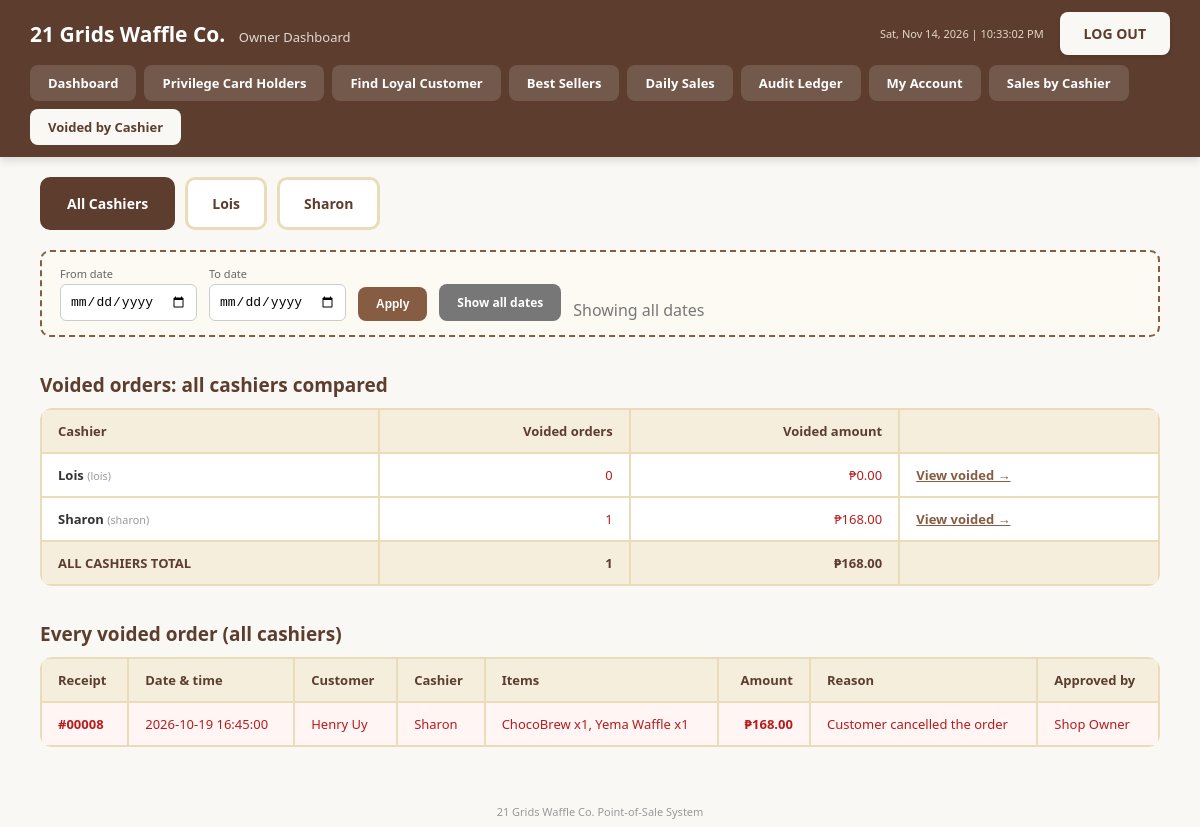
The page /voided_by_cashier.php (signed in) on the database its author committed.
### tables this page shows
CREATE TABLE Staff (
    StaffID       INT AUTO_INCREMENT PRIMARY KEY,
    Username      VARCHAR(50)  NOT NULL UNIQUE,
    PasswordHash  VARCHAR(255) NOT NULL,
    FullName      VARCHAR(100) NOT NULL,
    Role          ENUM('Admin', 'Owner', 'Cashier') NOT NULL,
    IsActive      BOOLEAN      NOT NULL DEFAULT TRUE,
    CreatedAt     TIMESTAMP    NOT NULL DEFAULT CURRENT_TIMESTAMP
);

CREATE TABLE CustomerOrder (
    OrderID            INT AUTO_INCREMENT PRIMARY KEY,    
    OrderDate          TIMESTAMP     NOT NULL DEFAULT CURRENT_TIMESTAMP,
    CustomerName       VARCHAR(100)  NOT NULL DEFAULT 'Walk-in Customer',
    OrderType          ENUM('Dine In', 'Take Out')     NOT NULL DEFAULT 'Dine In',
    SubtotalAmount     DECIMAL(8,2)  NOT NULL DEFAULT 0.00 CHECK (SubtotalAmount >= 0),
    DiscountID         INT           NOT NULL DEFAULT 1,
    DiscountIDNumber   VARCHAR(50),
    PrivilegeCardID    INT,
    DiscountAmount     DECIMAL(8,2)  NOT NULL DEFAULT 0.00 CHECK (DiscountAmount >= 0),
    TotalAmount        DECIMAL(8,2)  NOT NULL DEFAULT 0.00 CHECK (TotalAmount >= 0),
    PaymentMethod      ENUM('Cash', 'Online Payment')  NOT NULL,
    ReferenceNumber    VARCHAR(50)   UNIQUE,
    AmountReceived     DECIMAL(8,2)  CHECK (AmountReceived >= 0),
    Status             ENUM('Completed', 'Voided')     NOT NULL DEFAULT 'Completed',
    CashierID          INT           NOT NULL,
    FOREIGN KEY (DiscountID)
        REFERENCES Discount(DiscountID),
    FOREIGN KEY (CashierID)
        REFERENCES Staff(StaffID),
    FOREIGN KEY (PrivilegeCardID)
        REFERENCES PrivilegeCard(CardID),
    CHECK (PaymentMethod <> 'Online Payment' OR ReferenceNumber IS NOT NULL),
    CHECK (DiscountAmount = 0 OR DiscountIDNumber IS NOT NULL OR PrivilegeCardID IS NOT NULL),
    CHECK (TotalAmount = SubtotalAmount - DiscountAmount),
    CHECK (PaymentMethod <> 'Cash' OR (AmountReceived IS NOT NULL AND AmountReceived >= TotalAmount))
);

CREATE TABLE OrderVoid (
    VoidID       INT AUTO_INCREMENT PRIMARY KEY,
    OrderID      INT          NOT NULL UNIQUE,
    VoidedBy     INT          NOT NULL,
    ApprovedBy   INT          NOT NULL,
    VoidedAt     DATETIME     NOT NULL DEFAULT CURRENT_TIMESTAMP,
    VoidReason   VARCHAR(255) NOT NULL,
    FOREIGN KEY (OrderID)
        REFERENCES CustomerOrder(OrderID),
    FOREIGN KEY (VoidedBy)
        REFERENCES Staff(StaffID),
    FOREIGN KEY (ApprovedBy)
        REFERENCES Staff(StaffID)
);

### src/App/Core/Database.php (called while the page is built, shortened)
<?php
class Database {
    private static $pdo = null;
    private static $host = '127.0.0.1';
    private static $name = 'GridsWaffleDB';
    private static $user = 'root';
    private static $pass = '';
    public static function connect() {
        if (self::$pdo === null) {
            try {
                self::$pdo = new PDO(
                    "mysql:host=" . self::$host . ";dbname=" . self::$name . ";charset=utf8mb4",
                    self::$user,
                    self::$pass,
                    [PDO::MYSQL_ATTR_INIT_COMMAND => "SET time_zone = '+08:00'"]
                );
                self::$pdo->setAttribute(PDO::ATTR_ERRMODE, PDO::ERRMODE_EXCEPTION);
                self::$pdo->setAttribute(PDO::ATTR_DEFAULT_FETCH_MODE, PDO::FETCH_ASSOC);
            } catch (PDOException $exception) {
                throw new DatabaseException("Database access failure: " . $exception->getMessage());
            }
        }
        return self::$pdo;
    }
}

### src/App/Services/ReportService.php (called while the page is built, shortened)
<?php
class ReportService {
    private $pdo;
    public function __construct() {
        $this->pdo = Database::connect();
    }
    private function dateFilter($from, $to, array &$params) {
        $sql = '';
        return $sql;
    }
    public function getLedger($cashierId = null, $from = '', $to = '') {
        $params = [];
        $where = "WHERE 1 = 1";
        $dateParams = [];
        $dateSql = str_replace('OrderDate', 'CO.OrderDate', $this->dateFilter($from, $to, $dateParams));
        $params = array_merge($params, $dateParams);
        $stmt = $this->pdo->prepare(
            "SELECT CO.*, DATE(CO.OrderDate) AS SaleDate, C.FullName AS CashierName,
                    A.FullName AS ApproverName, V.VoidReason, D.DiscountName, D.AppliesTo, PC.HolderName AS CardHolder
             FROM CustomerOrder AS CO
             LEFT JOIN Discount AS D ON D.DiscountID = CO.DiscountID
             LEFT JOIN PrivilegeCard AS PC ON PC.CardID = CO.PrivilegeCardID
             LEFT JOIN Staff AS C ON C.StaffID = CO.CashierID
             LEFT JOIN OrderVoid AS V ON V.OrderID = CO.OrderID
             LEFT JOIN Staff AS A ON A.StaffID = V.ApprovedBy
             $where $dateSql
             ORDER BY CO.OrderDate DESC"
        );
        $stmt->execute($params);
        $orders = $stmt->fetchAll();
        $itemRows = $this->pdo->query(
            "SELECT OI.OrderID, P.ProductName, OI.Quantity
             FROM OrderItem AS OI
             INNER JOIN Product AS P ON P.ProductID = OI.ProductID
             ORDER BY OI.OrderID, P.ProductName"
        )->fetchAll();
        $itemText = [];
        foreach ($itemRows as $item) {
            $itemText[$item['OrderID']][] = $item['ProductName'] . ' x' . $item['Quantity'];
        }
        $discountRows = $this->pdo->query(
            "SELECT OI.OrderID, P.ProductName, OI.DiscountAmount
             FROM OrderItem AS OI
             INNER JOIN Product AS P ON P.ProductID = OI.ProductID
             WHERE OI.DiscountAmount > 0
             ORDER BY OI.OrderID, P.ProductName"
        )->fetchAll();
        $discountText = [];
        foreach ($discountRows as $row) {
            $discountText[$row['OrderID']][] = '1 x ' . $row['ProductName'] . ' (-' . "\u{20B1}" . number_format($row['DiscountAmount'], 2) . ')';
        }
        foreach ($orders as $index => $order) {
            $orders[$index]['Items'] = isset($itemText[$order['OrderID']]) ? implode(', ', $itemText[$order['OrderID']]) : '';
            $orders[$index]['DiscountedItems'] = $discountText[$order['OrderID']] ?? [];
        }
        return $orders;
    }
    public function getCashiers() {
        return $this->pdo->query("SELECT StaffID, FullName, Username, IsActive FROM Staff WHERE Role = 'Cashier' ORDER BY FullName")->fetchAll();
    }
}

### src/App/Core/Site.php (called while the page is built, shortened)
<?php
class Site {
    public static function receiptNo($orderId) {
        return str_pad((string)(int)$orderId, 5, '0', STR_PAD_LEFT);
    }
}

### voided_by_cashier.php (the view, shortened to what this page needs)
<?php
require_once 'topbar.php';
$report = new ReportService();
function cleanDate($dateText) { return (isset($dateText) && preg_match('/^\d{4}-\d{2}-\d{2}$/', $dateText)) ? $dateText : ''; }
function peso($amount) { return '₱' . number_format((float)$amount, 2); }
function qs($cashier, $from, $to) { return '?' . http_build_query(array_filter(['cashier' => $cashier, 'from' => $from, 'to' => $to], fn($value) => $value !== '')); }
$from = cleanDate($_GET['from'] ?? '');
$to   = cleanDate($_GET['to'] ?? '');
$selected = $_GET['cashier'] ?? 'all';
$cashiers = $report->getCashiers();
$voided = array_values(array_filter($report->getLedger(null, $from, $to), fn($order) => $order['Status'] === 'Voided'));
$perCashier = [];
foreach ($cashiers as $cashier) { $perCashier[(int)$cashier['StaffID']] = ['count' => 0, 'amount' => 0]; }
$noCashier = ['count' => 0, 'amount' => 0];
foreach ($voided as $order) {
    $id = (int)($order['CashierID'] ?? 0);
    if (isset($perCashier[$id])) { $perCashier[$id]['count']++; $perCashier[$id]['amount'] += $order['TotalAmount']; }
    else { $noCashier['count']++; $noCashier['amount'] += $order['TotalAmount']; }
}
$shown = $voided; $selName = 'All cashiers';
?>
<!DOCTYPE html>
<html lang="en">
<head>
</head>
<body>
    <div class="tabs">
        <a class="tab <?php echo $selected === 'all' ? 'active' : ''; ?>" href="<?php echo qs('all', $from, $to); ?>">All Cashiers</a>
        <?php foreach ($cashiers as $cashier): ?>
            <a class="tab <?php echo (string)$selected === (string)$cashier['StaffID'] ? 'active' : ''; ?>" href="<?php echo qs($cashier['StaffID'], $from, $to); ?>"><?php echo htmlspecialchars($cashier['FullName']); ?><?php echo $cashier['IsActive'] ? '' : ' <small>(inactive)</small>'; ?></a>
        <?php endforeach; ?>
    </div>
    <form method="GET" class="filter">
        <div><label>From date</label><input type="date" name="from" value="<?php echo htmlspecialchars($from); ?>"></div>
        <div><label>To date</label><input type="date" name="to" value="<?php echo htmlspecialchars($to); ?>"></div>
        <button type="submit">Apply</button>
        <a class="reset" href="<?php echo qs($selected, '', ''); ?>">Show all dates</a>
        <span style="color:#777;"><?php echo ($from || $to) ? 'Showing ' . htmlspecialchars($from ?: 'the beginning') . ' to ' . htmlspecialchars($to ?: 'today') : 'Showing all dates'; ?></span>
    </form>
<?php if ($selected === 'all'): ?>
    <h3 class="sec">Voided orders: all cashiers compared</h3>
    <table>
        <thead><tr><th>Cashier</th><th class="num">Voided orders</th><th class="num">Voided amount</th><th></th></tr></thead>
        <tbody>
        <?php foreach ($cashiers as $cashier): $row = $perCashier[(int)$cashier['StaffID']]; ?>
            <tr>
                <td><strong><?php echo htmlspecialchars($cashier['FullName']); ?></strong> <small style="color:#999;">(<?php echo htmlspecialchars($cashier['Username']); ?>)</small></td>
                <td class="num" style="color:#b71c1c;"><?php echo (int)$row['count']; ?></td>
                <td class="num" style="color:#b71c1c;"><?php echo peso($row['amount']); ?></td>
                <td><a href="<?php echo qs($cashier['StaffID'], $from, $to); ?>" style="color:#865d43; font-weight:bold;">View voided →</a></td>
            </tr>
        <?php endforeach; ?>
        </tbody>
        <tfoot><tr><td>ALL CASHIERS TOTAL</td><td class="num"><?php echo count($voided); ?></td><td class="num"><?php echo peso(array_sum(array_column($voided, 'TotalAmount'))); ?></td><td></td></tr></tfoot>
    </table>
<?php endif; ?>
    <h3 class="sec">Every voided order<?php echo $selected === 'all' ? ' (all cashiers)' : ' by ' . htmlspecialchars($selName); ?></h3>
    <?php if (empty($shown)): ?>
        <p style="color:#777; font-style:italic;">No voided orders found for this selection.</p>
    <?php else: ?>
    <table>
        <thead><tr><th>Receipt</th><th>Date &amp; time</th><th>Customer</th><th>Cashier</th><th>Items</th><th class="num">Amount</th><th>Reason</th><th>Approved by</th></tr></thead>
        <tbody>
        <?php foreach ($shown as $order): ?>
            <tr style="background:#fff5f5; color:#b71c1c;">
                <td><strong>#<?php echo Site::receiptNo($order['OrderID']); ?></strong></td>
                <td><?php echo htmlspecialchars($order['OrderDate']); ?></td>
                <td><?php echo htmlspecialchars($order['CustomerName']); ?></td>
                <td><?php echo htmlspecialchars($order['CashierName'] ?? '—'); ?></td>
                <td><?php echo htmlspecialchars($order['Items'] !== '' ? $order['Items'] : '—'); ?></td>
                <td class="num" style="font-weight:bold;"><?php echo peso($order['TotalAmount']); ?></td>
                <td><?php echo htmlspecialchars($order['VoidReason'] ?? ''); ?></td>
                <td><?php echo htmlspecialchars($order['ApproverName'] ?? ''); ?></td>
            </tr>
        <?php endforeach; ?>
        </tbody>
    </table>
    <?php endif; ?>
<?php include 'footer.php'; ?>
</body>
</html>

### voided_by_cashier.php (style rules this page uses)
body { font-family: 'Segoe UI', sans-serif; background: #faf8f5; margin: 40px; color:#333; }
.tabs { display:flex; gap:10px; flex-wrap:wrap; margin: 5px 0 20px; }
.tab { padding: 14px 24px; border-radius: 10px; border: 3px solid #ebdcb9; background: white; color:#5c3d2e; font-weight: bold; font-size: 14px; text-decoration: none; }
.tab.active { background:#5c3d2e; color:white; border-color:#5c3d2e; }
table { width: 100%; border-collapse: collapse; background: white; border-radius: 12px; overflow: hidden; margin-top: 10px; }
th, td { border: 2px solid #ebdcb9; padding: 12px 16px; text-align: left; font-size: 13px; }
th { background: #f5eedc; color: #5c3d2e; }
tfoot td { background: #f5eedc; font-weight: bold; color: #5c3d2e; }
.num { text-align: right; white-space: nowrap; }
h3.sec { color:#5c3d2e; font-size: 19px; margin: 35px 0 5px; }
.filter { display:flex; gap:12px; align-items:end; flex-wrap:wrap; background:#fdfaf4; padding:14px 18px; border-radius:10px; border:2px dashed #865d43; }
.filter label { display:block; font-size:11px; color:#666; margin-bottom:3px; }
.filter input { padding:9px; font-size:13px; border:1px solid #ccc; border-radius:6px; }
.filter button, .filter a.reset { padding:10px 18px; font-size:12px; font-weight:bold; border:none; border-radius:8px; background:#865d43; color:white; cursor:pointer; text-decoration:none; }
.filter a.reset { background:#777; }

### rows shown on the page
staff: FullName "Lois", Username "lois", StaffID "0", StaffID "₱0.00"
staff: FullName "Sharon", Username "sharon", StaffID "1", StaffID "₱168.00"
customerorder: OrderID "00008", OrderDate "2026-10-19 16:45:00", CustomerName "Henry Uy", CashierID.FullName "Sharon", Items "ChocoBrew x1, Yema Waffle x1", TotalAmount "₱168.00", ordervoid.VoidReason "Customer cancelled the order", staff.FullName "Shop Owner"

### other values the page prints
Site::getBusinessName() "21 Grids Waffle Co."
$title "Owner Dashboard"
$item['label'] "Dashboard"
$item['label'] "Privilege Card Holders"
$item['label'] "Find Loyal Customer"
$item['label'] "Best Sellers"
$item['label'] "Daily Sales"
$item['label'] "Audit Ledger"
$item['label'] "My Account"
$item['label'] "Sales by Cashier"
$item['label'] "Voided by Cashier"
count($voided) "1"
peso(array_sum(array_column($voided, 'TotalAmount'))) "₱168.00"
